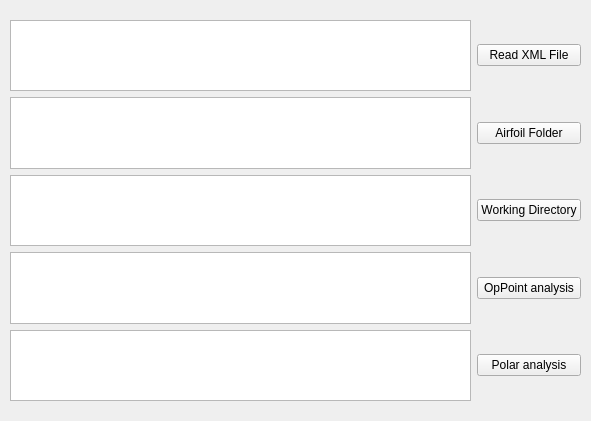
<?xml version="1.0" encoding="UTF-8"?>
<ui version="4.0">
 <class>MainWindow</class>
 <widget class="QWidget" name="MainWindow">
  <property name="windowTitle">
   <string>Form</string>
  </property>
  <property name="accessibleName">
   <string/>
  </property>
  <widget class="QWidget" name="gridLayoutWidget">
   <property name="geometry">
    <rect>
     <x>10</x>
     <y>20</y>
     <width>571</width>
     <height>381</height>
    </rect>
   </property>
   <layout class="QGridLayout" name="gridLayout">
    <item row="4" column="0">
     <widget class="QPlainTextEdit" name="plainTextEdit_2"/>
    </item>
    <item row="2" column="0">
     <widget class="QPlainTextEdit" name="Airfoil_plainText"/>
    </item>
    <item row="0" column="0">
     <widget class="QPlainTextEdit" name="XML_plainText"/>
    </item>
    <item row="2" column="1">
     <widget class="QPushButton" name="Airfoil_file_Button">
      <property name="text">
       <string>Airfoil Folder</string>
      </property>
     </widget>
    </item>
    <item row="4" column="1">
     <widget class="QPushButton" name="pushButton_3">
      <property name="text">
       <string>Working Directory</string>
      </property>
     </widget>
    </item>
    <item row="0" column="1">
     <widget class="QPushButton" name="XML_file_Button">
      <property name="text">
       <string>Read XML File</string>
      </property>
     </widget>
    </item>
    <item row="5" column="0">
     <widget class="QPlainTextEdit" name="plainTextEdit_4"/>
    </item>
    <item row="5" column="1">
     <widget class="QPushButton" name="pushButton_4">
      <property name="text">
       <string>OpPoint analysis</string>
      </property>
     </widget>
    </item>
    <item row="6" column="0">
     <widget class="QPlainTextEdit" name="plainTextEdit_5"/>
    </item>
    <item row="6" column="1">
     <widget class="QPushButton" name="pushButton_5">
      <property name="text">
       <string>Polar analysis</string>
      </property>
     </widget>
    </item>
   </layout>
  </widget>
 </widget>
 <resources/>
 <connections/>
</ui>
